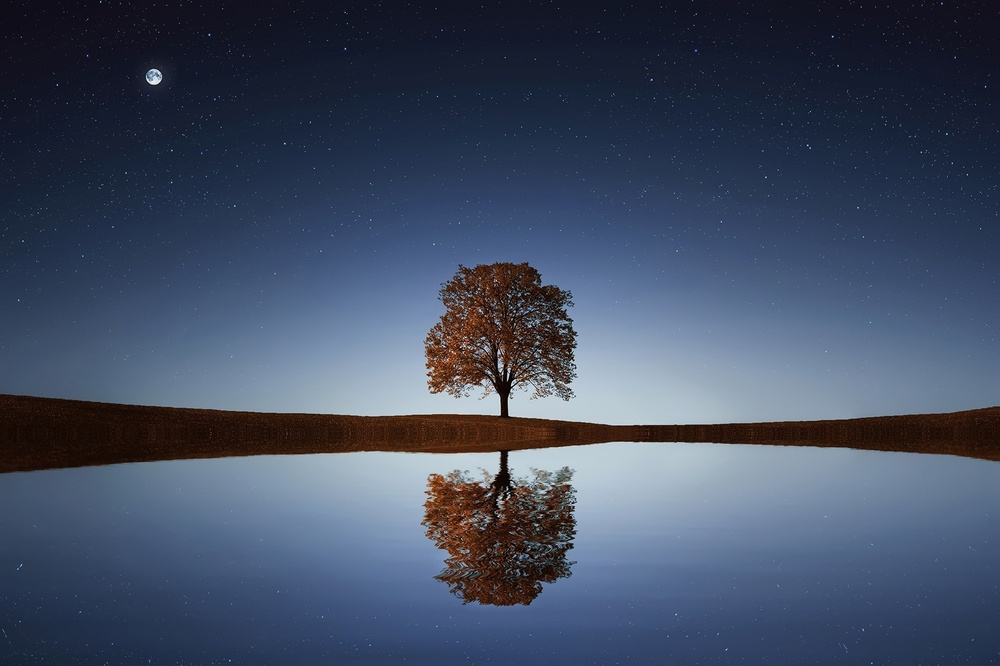
#> input picture Photos/tree.jpg, 1000 x 666 px, shrunk from 1920 x 1278 before the run
$ python BitPlaneSlicing.py
#> lines starting #> are read from the running program, lines starting #| are printed output that depends on the picture; after the words box and inside, x2 and y2 are one past the last pixel; in counts of white or black regions, pixels touching at a corner belong together
import cv2
import numpy as np
import matplotlib.pyplot as plt

def bit_plane_slice(image, bit_position):
    # Extract the specified bit plane from each pixel
    bit_plane = (image >> bit_position) & 1
    # Convert the bit plane to a 0-255 grayscale image
    bit_plane *= 255
    return bit_plane.astype(np.uint8)

# Load an example image
image_path = 'Photos/tree.jpg'
original_image = cv2.imread(image_path, cv2.IMREAD_GRAYSCALE)
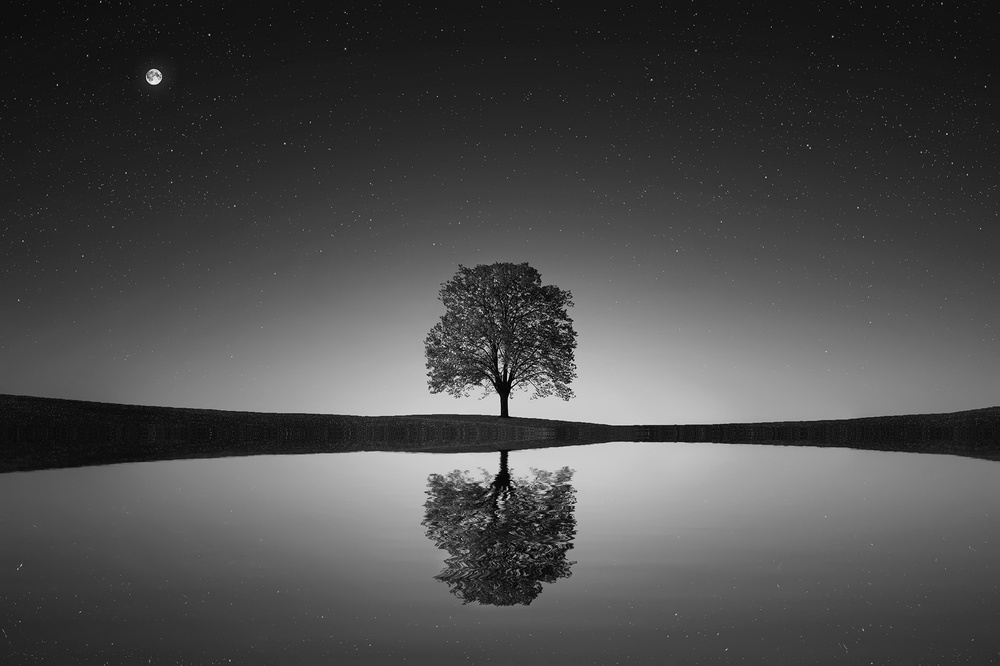
#> original_image: shape (666, 1000); min 0, max 254, mean 75.7

# Get the height and width of the image
height, width = original_image.shape
#> height = 666; width = 1000

# Number of bits per pixel (assuming 8-bit image)
num_bits = 8

# Create subplots to display the original image and its bit planes
plt.figure(figsize=(12, 6))

# Display the original image
plt.subplot(3, 3, 1)
plt.imshow(original_image, cmap='gray')
plt.title('Original Image')

# Display each bit plane
for i in range(num_bits):
    plt.subplot(3, 3, i + 2)
    plt.imshow(bit_plane_slice(original_image, i), cmap='gray')
    plt.title(f'Bit Plane {i}')
#> this loop made 8 passes
#> pass 1, in bit_plane_slice, `bit_plane = (image >> bit_position) & 1`:
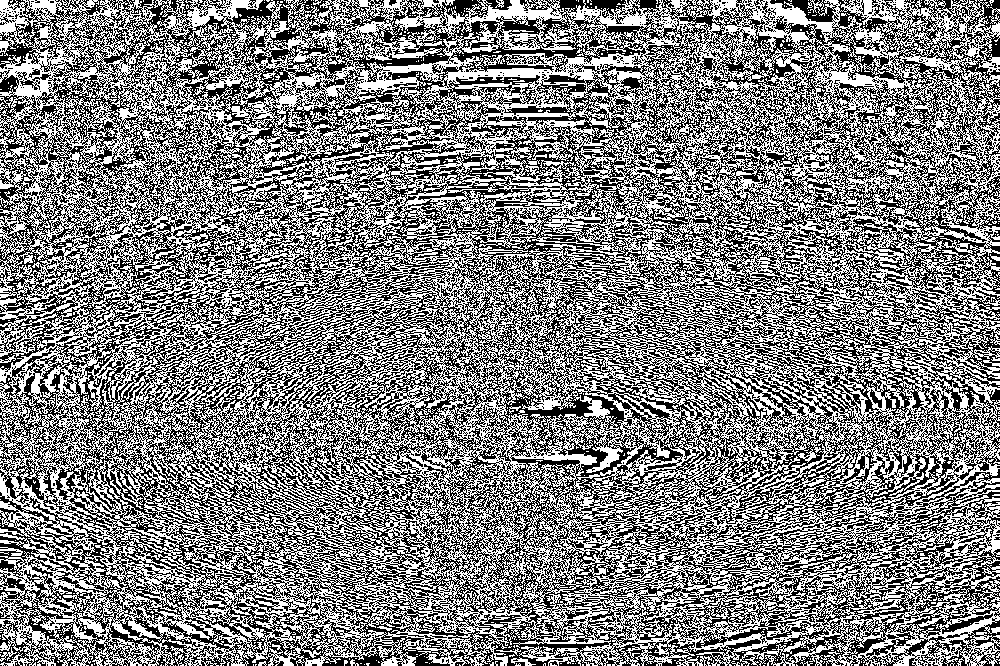
#> bit_plane: shape (666, 1000); values 0 (black) and 1 (white), 50.2% white; black in thin lines or dots
#> pass 2, in bit_plane_slice (call 2), `bit_plane = (image >> bit_position) & 1`:
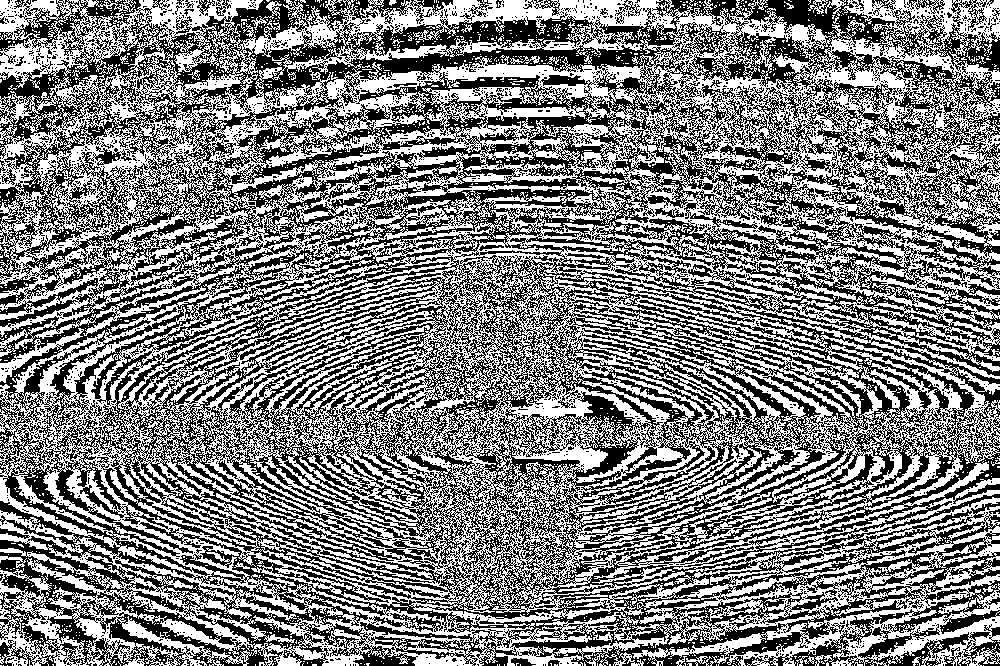
#> bit_plane: shape (666, 1000); values 0 (black) and 1 (white), 50% white; 2815 white regions (2757 under 20 px), largest, box (x1, y1, x2, y2) and area: (0, 0, 1000, 666) 322596, (216, 493, 353, 547) 445, (878, 531, 929, 549) 211

plt.tight_layout()
plt.show()
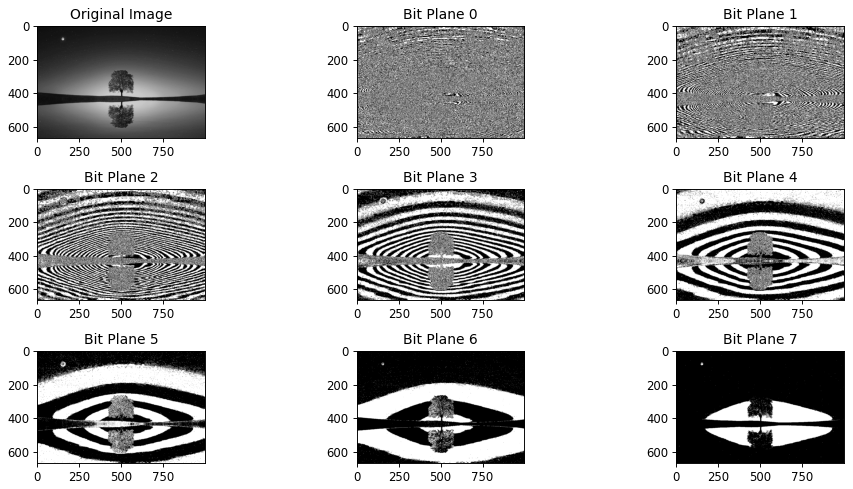
#> figure drawn by matplotlib, 9 panels

$ run again, with Photos/rose.jpg copied over Photos/tree.jpg
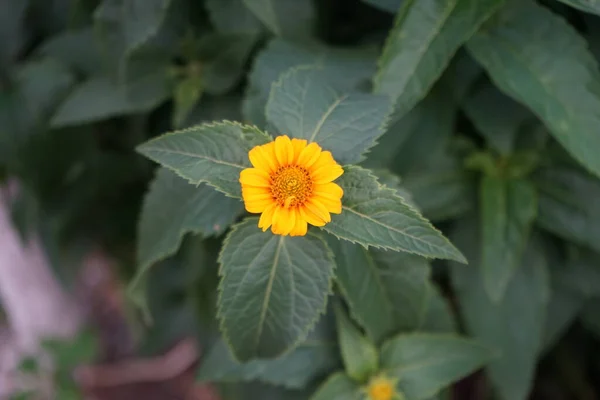
#> input picture Photos/rose.jpg, 600 x 400 px
#> the loop `for i in range(num_bits):` made 8 passes
#> pass 1, in bit_plane_slice, `bit_plane = (image >> bit_position) & 1`:
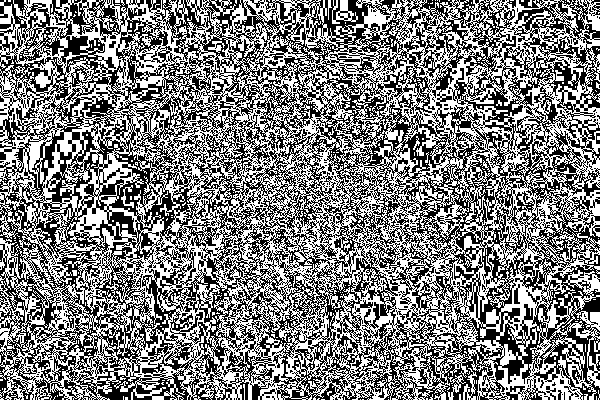
#> bit_plane: shape (400, 600); values 0 (black) and 1 (white), 49.8% white in thin lines or dots
#> pass 2, in bit_plane_slice (call 2), `bit_plane = (image >> bit_position) & 1`:
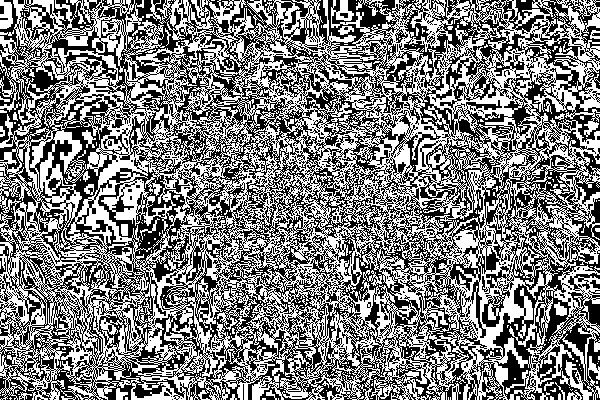
#> bit_plane: shape (400, 600); values 0 (black) and 1 (white), 49.8% white in thin lines or dots
